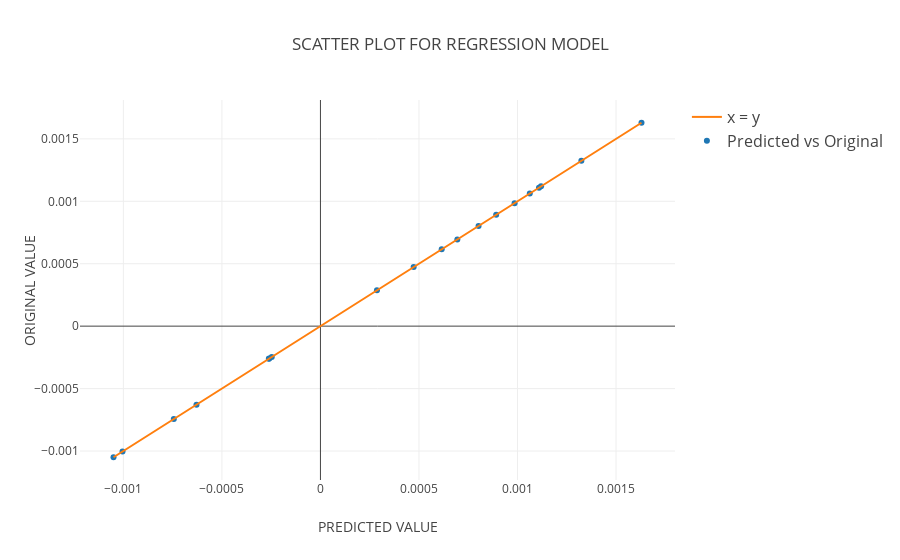

Notebook code cell kept with this figure:
### Markdown cell above
## REGRESSION MODEL PLOT ##

### Code cell
trace1 = go.Scatter(
    x = reg.predict(X_test),
    y = Y_test,
    mode = 'markers',
    name = 'Predicted vs Original',
    line = dict(shape = 'linear')
)
trace2 = go.Scatter(
    x = Y_test,
    y = Y_test,
    mode = 'lines',
    name = 'x = y',
    line = dict(shape = 'linear')
)
data = [trace1, trace2]
layout = dict(
    title = 'SCATTER PLOT FOR REGRESSION MODEL',
    xaxis = dict(
        title = 'PREDICTED VALUE '
    ),
    yaxis = dict(
        title = 'ORIGINAL VALUE'
    ),
    legend = dict(
        traceorder = 'reversed',
        font = dict(size = 16)
    )
)
fig = dict(data = data, layout = layout)
plot.iplot(fig, filename = 'SONAR_Regression Model')

### Figure 1 — Plotly figure (JSON) as saved in the notebook; plotly's stock layout.template omitted (floating-point values rounded to 4 significant figures)
{"data": [{"line": {"shape": "linear"}, "mode": "markers", "name": "Predicted vs Original", "type": "scatter", "x": [0.001629, 0.000473, -0.00105, -0.00026, 0.00112, 0.001324, 0.0008917, 0.0008023, 0.0006947, 0.0006153, -0.0002619, -0.000629, -0.000744, 0.0002868, 0.0009852, -0.001004, 0.001062, 0.001109, -0.000247], "y": [0.001629, 0.000473, -0.00105, -0.0002599, 0.00112, 0.001324, 0.0008917, 0.0008023, 0.0006947, 0.0006153, -0.0002619, -0.000629, -0.000744, 0.0002868, 0.0009852, -0.001004, 0.001062, 0.001109, -0.000247]}, {"line": {"shape": "linear"}, "mode": "lines", "name": "x = y", "type": "scatter", "x": [0.001629, 0.000473, -0.00105, -0.0002599, 0.00112, 0.001324, 0.0008917, 0.0008023, 0.0006947, 0.0006153, -0.0002619, -0.000629, -0.000744, 0.0002868, 0.0009852, -0.001004, 0.001062, 0.001109, -0.000247], "y": [0.001629, 0.000473, -0.00105, -0.0002599, 0.00112, 0.001324, 0.0008917, 0.0008023, 0.0006947, 0.0006153, -0.0002619, -0.000629, -0.000744, 0.0002868, 0.0009852, -0.001004, 0.001062, 0.001109, -0.000247]}], "layout": {"legend": {"font": {"size": 16}, "traceorder": "reversed"}, "title": "SCATTER PLOT FOR REGRESSION MODEL", "xaxis": {"title": "PREDICTED VALUE "}, "yaxis": {"title": "ORIGINAL VALUE"}}}
